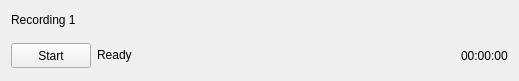
<?xml version="1.0" encoding="UTF-8"?>
<ui version="4.0">
 <class>RecordingControlsWidget</class>
 <widget class="QWidget" name="RecordingControlsWidget">
  <property name="geometry">
   <rect>
    <x>0</x>
    <y>0</y>
    <width>519</width>
    <height>81</height>
   </rect>
  </property>
  <property name="sizePolicy">
   <sizepolicy hsizetype="Preferred" vsizetype="Maximum">
    <horstretch>0</horstretch>
    <verstretch>0</verstretch>
   </sizepolicy>
  </property>
  <property name="windowTitle">
   <string>Frame</string>
  </property>
  <layout class="QVBoxLayout" name="verticalLayout">
   <item>
    <widget class="QLabel" name="lbl_group_name">
     <property name="sizePolicy">
      <sizepolicy hsizetype="Preferred" vsizetype="Maximum">
       <horstretch>0</horstretch>
       <verstretch>0</verstretch>
      </sizepolicy>
     </property>
     <property name="text">
      <string>Recording 1</string>
     </property>
    </widget>
   </item>
   <item>
    <widget class="QFrame" name="frm_preview">
     <property name="sizePolicy">
      <sizepolicy hsizetype="Preferred" vsizetype="Maximum">
       <horstretch>0</horstretch>
       <verstretch>0</verstretch>
      </sizepolicy>
     </property>
     <property name="frameShape">
      <enum>QFrame::NoFrame</enum>
     </property>
     <property name="frameShadow">
      <enum>QFrame::Raised</enum>
     </property>
    </widget>
   </item>
   <item>
    <widget class="QFrame" name="frm_controls">
     <property name="sizePolicy">
      <sizepolicy hsizetype="Preferred" vsizetype="Maximum">
       <horstretch>0</horstretch>
       <verstretch>0</verstretch>
      </sizepolicy>
     </property>
     <property name="frameShape">
      <enum>QFrame::NoFrame</enum>
     </property>
     <property name="frameShadow">
      <enum>QFrame::Raised</enum>
     </property>
     <layout class="QHBoxLayout" name="horizontalLayout">
      <property name="leftMargin">
       <number>0</number>
      </property>
      <property name="topMargin">
       <number>0</number>
      </property>
      <property name="rightMargin">
       <number>0</number>
      </property>
      <property name="bottomMargin">
       <number>0</number>
      </property>
      <item>
       <widget class="QPushButton" name="btn_start">
        <property name="minimumSize">
         <size>
          <width>80</width>
          <height>25</height>
         </size>
        </property>
        <property name="text">
         <string>Start</string>
        </property>
       </widget>
      </item>
      <item>
       <widget class="QLabel" name="lbl_status">
        <property name="sizePolicy">
         <sizepolicy hsizetype="Expanding" vsizetype="Preferred">
          <horstretch>0</horstretch>
          <verstretch>0</verstretch>
         </sizepolicy>
        </property>
        <property name="text">
         <string>Ready</string>
        </property>
        <property name="textFormat">
         <enum>Qt::RichText</enum>
        </property>
       </widget>
      </item>
      <item>
       <widget class="QLabel" name="lbl_recording_time">
        <property name="text">
         <string>00:00:00</string>
        </property>
       </widget>
      </item>
     </layout>
    </widget>
   </item>
  </layout>
 </widget>
 <resources/>
 <connections/>
</ui>
